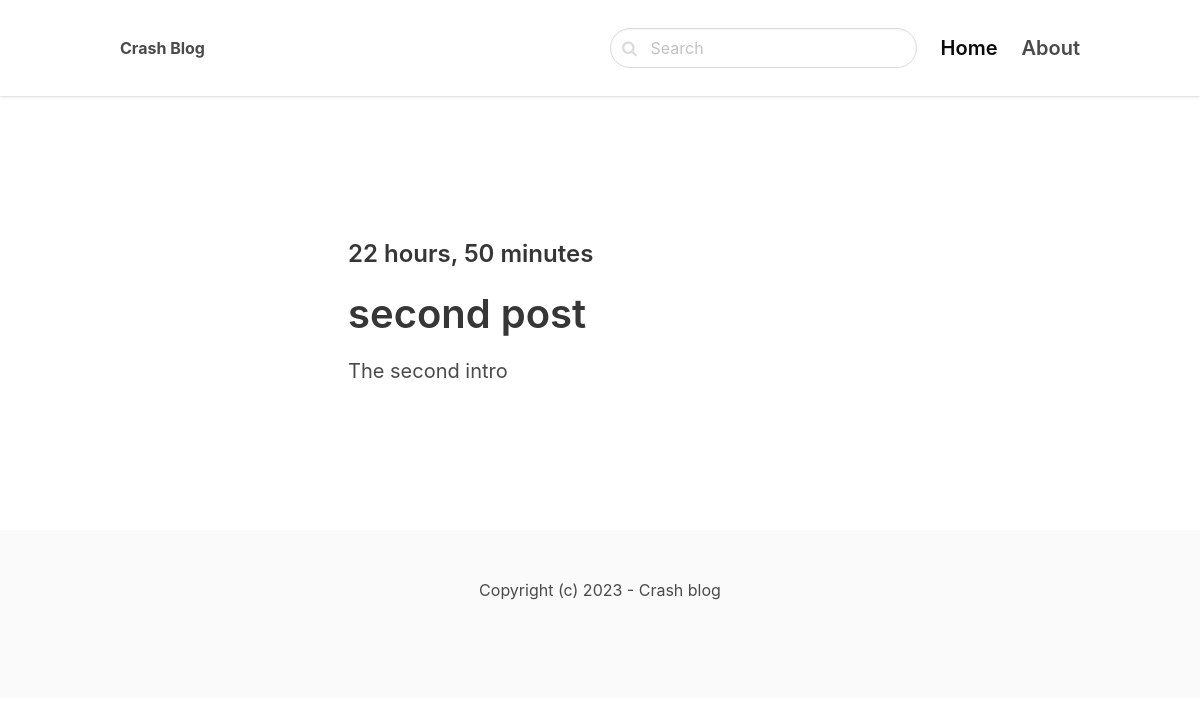
The app's page /vue with its own data.
### blog/models.py (models this page shows, shortened)
class Post(models.Model):
    ACTIVE = "active"
    DRAFT = "draft"
    CHOICE_STATUS = ((ACTIVE, "Active"), (DRAFT, "Draft"))
    category = models.ForeignKey(Category, related_name="posts", on_delete=models.CASCADE)
    title = models.CharField(max_length=255)
    slug = models.SlugField()
    intro = models.TextField()
    body = models.TextField()
    created_at = models.DateTimeField(auto_now_add=True)
    status = models.CharField(max_length=10, default=DRAFT, choices=CHOICE_STATUS)
    image = models.ImageField(upload_to="uploads/", blank=True, null=True)
    class Meta:
        ordering = ("-created_at",)

### blog/views.py (the view)
# urls.py: path("<slug:slug>", views.category, name="category_detail"),
def category(request, slug):
    category = get_object_or_404(Category, slug=slug)
    posts = category.posts.filter(status=Post.ACTIVE)
    return render(request, "blog/category.html", {"category": category, "posts": posts})

### blog/templates/blog/category.html (shortened to what this page needs)
{% extends 'core/base.html' %}
{% block content %}
   <section class="hero">
      <div class="hero-body">
         <div class="container">
            <section class="section">
               <div class="columns">
                  <div class="column is-8 is-offset-2">
                     {% for post in posts %}
                        <div class="content is-medium">
                           <h2 class="subtitle is-4">{{ post.created_at|timesince }}</h2>
                           <a href="{% url 'post_detail' post.category.slug post.slug %}">
                              <h1 class="title">{{ post.title }}</h1>
                           </a>
                           <p>{{ post.intro }}</p>
                        </div>
                        {% empty %}
                        <div class="content">
                           <p>No posts in this category...</p>
                        </div>
                     {% endfor %}
                  </div>
               </div>
            </section>
         </div>
      </div>
   </section>
{% endblock %}

### records on screen
Post: created_at "22 hours, 50 minutes", title "second post", intro "The second intro"
